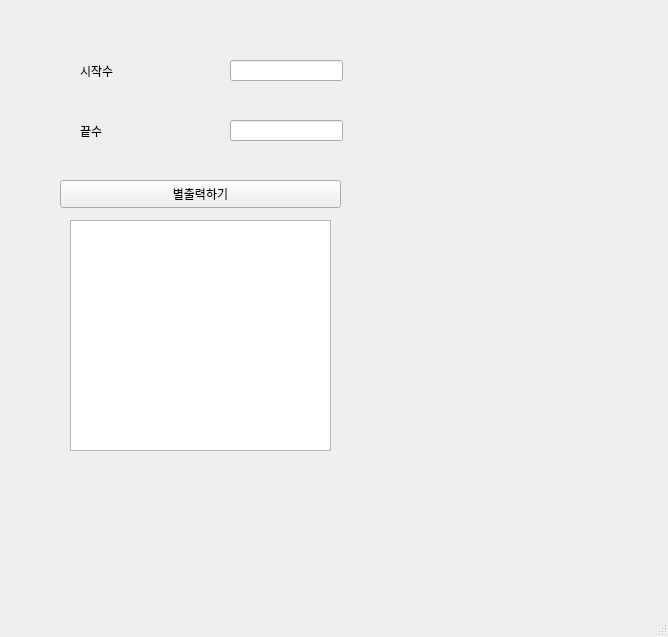
<?xml version="1.0" encoding="UTF-8"?>
<ui version="4.0">
 <class>MainWindow</class>
 <widget class="QMainWindow" name="MainWindow">
  <property name="geometry">
   <rect>
    <x>0</x>
    <y>0</y>
    <width>668</width>
    <height>637</height>
   </rect>
  </property>
  <property name="windowTitle">
   <string>MainWindow</string>
  </property>
  <widget class="QWidget" name="centralwidget">
   <widget class="QLabel" name="label">
    <property name="geometry">
     <rect>
      <x>80</x>
      <y>60</y>
      <width>81</width>
      <height>21</height>
     </rect>
    </property>
    <property name="text">
     <string>시작수</string>
    </property>
   </widget>
   <widget class="QLabel" name="label_2">
    <property name="geometry">
     <rect>
      <x>80</x>
      <y>120</y>
      <width>81</width>
      <height>21</height>
     </rect>
    </property>
    <property name="text">
     <string>끝수</string>
    </property>
   </widget>
   <widget class="QLineEdit" name="le_first">
    <property name="geometry">
     <rect>
      <x>230</x>
      <y>60</y>
      <width>113</width>
      <height>21</height>
     </rect>
    </property>
   </widget>
   <widget class="QLineEdit" name="le_last">
    <property name="geometry">
     <rect>
      <x>230</x>
      <y>120</y>
      <width>113</width>
      <height>21</height>
     </rect>
    </property>
   </widget>
   <widget class="QPushButton" name="pb">
    <property name="geometry">
     <rect>
      <x>60</x>
      <y>180</y>
      <width>281</width>
      <height>28</height>
     </rect>
    </property>
    <property name="text">
     <string>별출력하기</string>
    </property>
   </widget>
   <widget class="QTextEdit" name="te">
    <property name="geometry">
     <rect>
      <x>70</x>
      <y>220</y>
      <width>261</width>
      <height>231</height>
     </rect>
    </property>
   </widget>
  </widget>
  <widget class="QMenuBar" name="menubar">
   <property name="geometry">
    <rect>
     <x>0</x>
     <y>0</y>
     <width>668</width>
     <height>26</height>
    </rect>
   </property>
  </widget>
  <widget class="QStatusBar" name="statusbar"/>
 </widget>
 <resources/>
 <connections/>
</ui>
